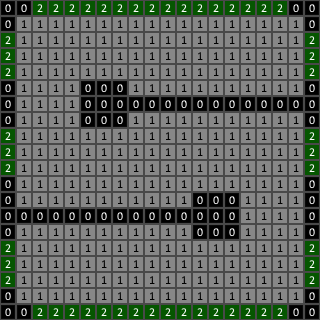

Below is a game level as drawn by its tile map, then a one-line description and the .tmx file that defines it, in full:
An orthogonal 20x20 tile map with 16x16 px tiles, 1 tile layer (Tile Layer 1) and 20 objects (16x randomObject, 4x lightSource).

<map version="1.4" tiledversion="1.4.3" orientation="orthogonal" renderorder="right-down" width="20" height="20" tilewidth="16" tileheight="16" infinite="0" nextlayerid="3" nextobjectid="21">
 <properties>
  <property name="roomType" type="int" value="1" />
 </properties>
 <tileset firstgid="1" source="tiledTiles.tsx" />
 <layer id="1" name="Tile Layer 1" width="20" height="20">
  <data encoding="csv">
1,1,3,3,3,3,3,3,3,3,3,3,3,3,3,3,3,3,1,1,
1,2,2,2,2,2,2,2,2,2,2,2,2,2,2,2,2,2,2,1,
3,2,2,2,2,2,2,2,2,2,2,2,2,2,2,2,2,2,2,3,
3,2,2,2,2,2,2,2,2,2,2,2,2,2,2,2,2,2,2,3,
3,2,2,2,2,2,2,2,2,2,2,2,2,2,2,2,2,2,2,3,
1,2,2,2,2,1,1,1,2,2,2,2,2,2,2,2,2,2,2,1,
1,2,2,2,2,1,1,1,1,1,1,1,1,1,1,1,1,1,1,1,
1,2,2,2,2,1,1,1,2,2,2,2,2,2,2,2,2,2,2,1,
3,2,2,2,2,2,2,2,2,2,2,2,2,2,2,2,2,2,2,3,
3,2,2,2,2,2,2,2,2,2,2,2,2,2,2,2,2,2,2,3,
3,2,2,2,2,2,2,2,2,2,2,2,2,2,2,2,2,2,2,3,
1,2,2,2,2,2,2,2,2,2,2,2,2,2,2,2,2,2,2,1,
1,2,2,2,2,2,2,2,2,2,2,2,1,1,1,2,2,2,2,1,
1,1,1,1,1,1,1,1,1,1,1,1,1,1,1,2,2,2,2,1,
1,2,2,2,2,2,2,2,2,2,2,2,1,1,1,2,2,2,2,1,
3,2,2,2,2,2,2,2,2,2,2,2,2,2,2,2,2,2,2,3,
3,2,2,2,2,2,2,2,2,2,2,2,2,2,2,2,2,2,2,3,
3,2,2,2,2,2,2,2,2,2,2,2,2,2,2,2,2,2,2,3,
1,2,2,2,2,2,2,2,2,2,2,2,2,2,2,2,2,2,2,1,
1,1,3,3,3,3,3,3,3,3,3,3,3,3,3,3,3,3,1,1
</data>
 </layer>
 <objectgroup id="2" name="Object Layer 1">
  <object id="1" name="lightSource1" type="lightSource" x="24" y="104">
   <point />
  </object>
  <object id="2" name="lightSource1" type="lightSource" x="248" y="216">
   <properties>
    <property name="roomType" type="int" value="1" />
   </properties>
   <point />
  </object>
  <object id="3" name="lightSource1" type="lightSource" x="216" y="88">
   <point />
  </object>
  <object id="4" name="lightSource1" type="lightSource" x="104" y="232">
   <point />
  </object>
  <object id="5" name="randomObject" type="randomObject" x="136.376" y="119.236">
   <point />
  </object>
  <object id="6" name="randomObject" type="randomObject" x="151.281" y="119.609">
   <point />
  </object>
  <object id="7" name="randomObject" type="randomObject" x="119.981" y="136.749">
   <point />
  </object>
  <object id="8" name="randomObject" type="randomObject" x="135.631" y="135.259">
   <point />
  </object>
  <object id="9" name="randomObject" type="randomObject" x="182.953" y="230.647">
   <point />
  </object>
  <object id="10" name="randomObject" type="randomObject" x="168.794" y="231.02">
   <point />
  </object>
  <object id="11" name="randomObject" type="randomObject" x="136.004" y="231.765">
   <point />
  </object>
  <object id="12" name="randomObject" type="randomObject" x="198.975" y="247.788">
   <point />
  </object>
  <object id="13" name="randomObject" type="randomObject" x="216.488" y="247.415">
   <point />
  </object>
  <object id="14" name="randomObject" type="randomObject" x="295.109" y="23.8472">
   <point />
  </object>
  <object id="15" name="randomObject" type="randomObject" x="23.4746" y="24.2198">
   <point />
  </object>
  <object id="16" name="randomObject" type="randomObject" x="23.4746" y="232.138">
   <point />
  </object>
  <object id="17" name="randomObject" type="randomObject" x="200.838" y="119.609">
   <point />
  </object>
  <object id="18" name="randomObject" type="randomObject" x="215.743" y="119.236">
   <point />
  </object>
  <object id="19" name="randomObject" type="randomObject" x="247.788" y="117">
   <point />
  </object>
  <object id="20" name="randomObject" type="randomObject" x="40.2422" y="232.138">
   <point />
  </object>
 </objectgroup>
</map>
